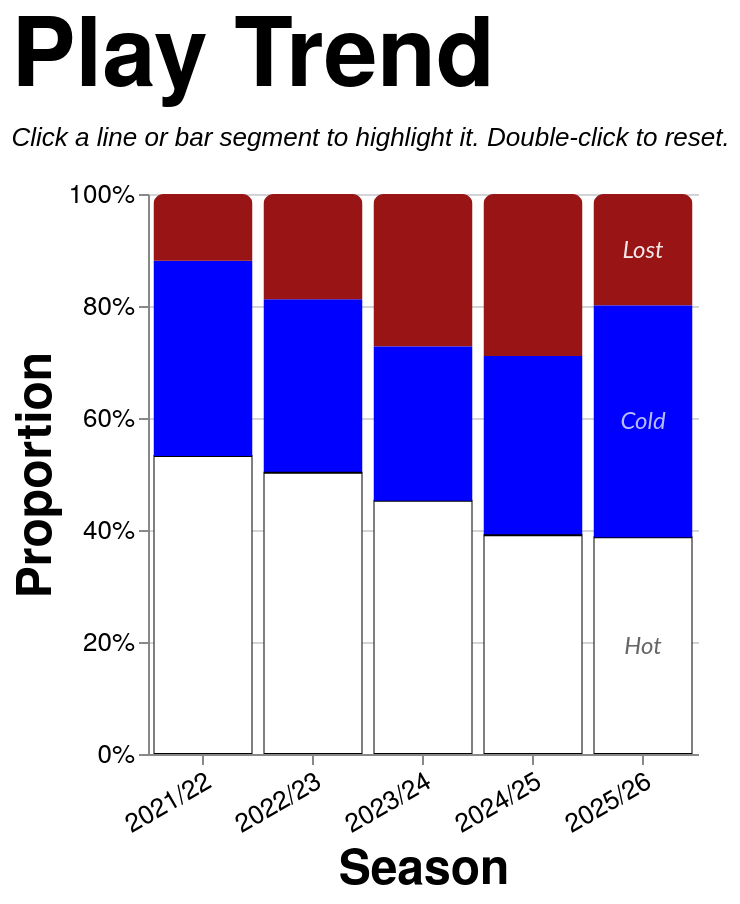

Express this chart as Vega-Lite.
### Vega-Lite specification from a JSON file in a GitHub repository (floating-point values rounded to 4 significant figures; data arrays with more than 128 entries replaced by an {"elided": "..."} marker saying what was removed)
{"config": {"axis": {"labelFont": "PT Sans Narrow, Helvetica Neue, Helvetica, Arial, sans-serif", "titleFont": "PT Sans Narrow, Helvetica Neue, Helvetica, Arial, sans-serif", "labelFontSize": 13, "titleFontSize": 24, "gridColor": "#202947", "gridOpacity": 0.2, "zindex": 1}, "text": {"font": "Lato, sans-serif"}, "bar": {"cornerRadiusEnd": 5}, "header": {"labelFont": "PT Sans Narrow, Helvetica Neue, Helvetica, Arial, sans-serif", "titleFont": "PT Sans Narrow, Helvetica Neue, Helvetica, Arial, sans-serif", "labelFontSize": 24, "titleFontSize": 28, "labelFontWeight": "bold", "orient": "left"}, "legend": {"labelFont": "PT Sans Narrow, Helvetica Neue, Helvetica, Arial, sans-serif", "titleFont": "PT Sans Narrow, Helvetica Neue, Helvetica, Arial, sans-serif", "labelFontSize": 14, "titleFontSize": 16, "titlePadding": 5, "fillColor": "white", "strokeColor": "black", "padding": 10, "titleFontWeight": "lighter", "titleFontStyle": "italic", "titleColor": "gray", "offset": 10}, "title": {"font": "PT Sans Narrow, Helvetica Neue, Helvetica, Arial, sans-serif", "fontSize": 48, "fontWeight": "bold", "anchor": "start", "align": "center", "titlePadding": 20, "subtitlePadding": 10, "subtitleFontSize": 13, "subtitleColor": "", "subtitleFontStyle": "italic", "offset": 15, "color": "black"}, "axisX": {"labelAngle": 0}, "facet": {"title": null, "header": null, "align": {"row": "each", "column": "each"}}, "resolve": {"scale": {"y": "independent", "facet": "independent"}}, "background": "transparent", "scale": {"offsetBandPaddingOuter": 0.2, "offsetBandPaddingInner": 0.1}, "view": {"stroke": null, "background": "transparent"}}, "layer": [{"mark": {"type": "bar", "opacity": 0.85}, "encoding": {"color": {"field": "play", "legend": null, "scale": {"domain": ["Hot", "Cold", "Lost"], "range": ["white", "blue", "#991515"]}, "sort": ["Hot", "Cold", "Lost"], "type": "nominal"}, "opacity": {"condition": {"param": "param_14", "value": 1.0, "empty": true}, "value": 0.2}, "order": {"field": "stack_order", "sort": "ascending", "type": "quantitative"}, "stroke": {"field": "play", "legend": null, "scale": {"domain": ["Hot", "Cold", "Lost"], "range": ["black", "transparent", "transparent"]}, "type": "nominal"}, "tooltip": [{"field": "season", "title": "Season", "type": "nominal"}, {"field": "play", "title": "Play", "type": "nominal"}, {"field": "attempts", "format": ",.0f", "title": "Attempts", "type": "quantitative"}], "x": {"axis": {"labelAngle": -30}, "field": "season", "sort": ["2021/22", "2022/23", "2023/24", "2024/25", "2025/26"], "title": "Season", "type": "nominal"}, "y": {"axis": {"format": "%", "orient": "left"}, "field": "attempts", "stack": "normalize", "title": "Proportion", "type": "quantitative"}}, "name": "view_13", "transform": [{"filter": "(loSquad == 'All' || datum.squad == loSquad) && (loGameType == 'All' || (loGameType == 'League + Cup' && (datum.game_type == 'League' || datum.game_type == 'Cup')) || (loGameType == 'League only' && datum.game_type == 'League') || datum.game_type == loGameType) && (loThrower == 'All' || datum.thrower == loThrower) && (loJumper == 'All' || datum.jumper == loJumper) && (loArea == 'All' || datum.area == loArea) && (loNumbers == 'All' || datum.numbers == loNumbers)"}, {"aggregate": [{"op": "count", "as": "attempts"}, {"op": "sum", "field": "won", "as": "won"}], "groupby": ["season", "play"]}, {"calculate": "datum.play == 'Hot' ? 0 : datum.play == 'Cold' ? 1 : datum.play == 'Lost' ? 2 : 999", "as": "stack_order"}]}, {"mark": {"type": "text", "align": "center", "baseline": "middle", "fontSize": 12, "fontStyle": "italic"}, "encoding": {"color": {"field": "text_label_color", "legend": null, "scale": null, "type": "nominal"}, "opacity": {"condition": {"param": "param_14", "value": 0.9, "empty": true}, "value": 0.3}, "text": {"field": "play", "type": "nominal"}, "x": {"axis": {"labelAngle": -30}, "field": "season", "sort": ["2021/22", "2022/23", "2023/24", "2024/25", "2025/26"], "title": "Season", "type": "nominal"}, "y": {"field": "mid_y", "scale": {"domain": [0, 1]}, "type": "quantitative"}}, "transform": [{"filter": "(loSquad == 'All' || datum.squad == loSquad) && (loGameType == 'All' || (loGameType == 'League + Cup' && (datum.game_type == 'League' || datum.game_type == 'Cup')) || (loGameType == 'League only' && datum.game_type == 'League') || datum.game_type == loGameType) && (loThrower == 'All' || datum.thrower == loThrower) && (loJumper == 'All' || datum.jumper == loJumper) && (loArea == 'All' || datum.area == loArea) && (loNumbers == 'All' || datum.numbers == loNumbers)"}, {"aggregate": [{"op": "count", "as": "attempts"}, {"op": "sum", "field": "won", "as": "won"}], "groupby": ["season", "play"]}, {"calculate": "datum.play == 'Hot' ? 0 : datum.play == 'Cold' ? 1 : datum.play == 'Lost' ? 2 : 999", "as": "stack_order"}, {"joinaggregate": [{"op": "sum", "field": "attempts", "as": "season_total"}], "groupby": ["season"]}, {"calculate": "datum.attempts / datum.season_total", "as": "proportion"}, {"window": [{"op": "sum", "field": "proportion", "as": "cum_prop"}], "frame": [null, 0], "groupby": ["season"], "sort": [{"field": "stack_order", "order": "ascending"}]}, {"calculate": "datum.cum_prop - datum.proportion / 2", "as": "mid_y"}, {"calculate": "datum.play == 'Hot' ? '#555555' : datum.play == 'Cold' ? '#ccd0ff' : datum.play == 'Lost' ? 'white' : 'black'", "as": "text_label_color"}, {"calculate": "toNumber(split(datum.season, '/')[0])", "as": "season_order_num"}, {"window": [{"op": "row_number", "field": "", "as": "season_rank"}], "groupby": ["play"], "sort": [{"field": "season_order_num", "order": "descending"}]}, {"filter": "datum.season_rank == 1"}]}], "data": {"name": "data-6b9778bc6709336b9d08c793896102b2"}, "height": 280, "params": [{"name": "loSquad", "value": "All"}, {"name": "loSeason", "value": "All"}, {"name": "loGameType", "value": "All"}, {"name": "loThrower", "value": "All"}, {"name": "loJumper", "value": "All"}, {"name": "loArea", "value": "All"}, {"name": "loNumbers", "value": "All"}, {"name": "param_14", "select": {"type": "point", "clear": "dblclick", "fields": ["play"], "on": "click"}, "views": ["view_13"]}], "title": {"text": "Play Trend", "subtitle": "Click a line or bar segment to highlight it. Double-click to reset."}, "width": {"step": 55}, "$schema": "https://vega.github.io/schema/vega-lite/v5.20.1.json", "datasets": {"data-6b9778bc6709336b9d08c793896102b2": {"elided": "1291 records"}}}
